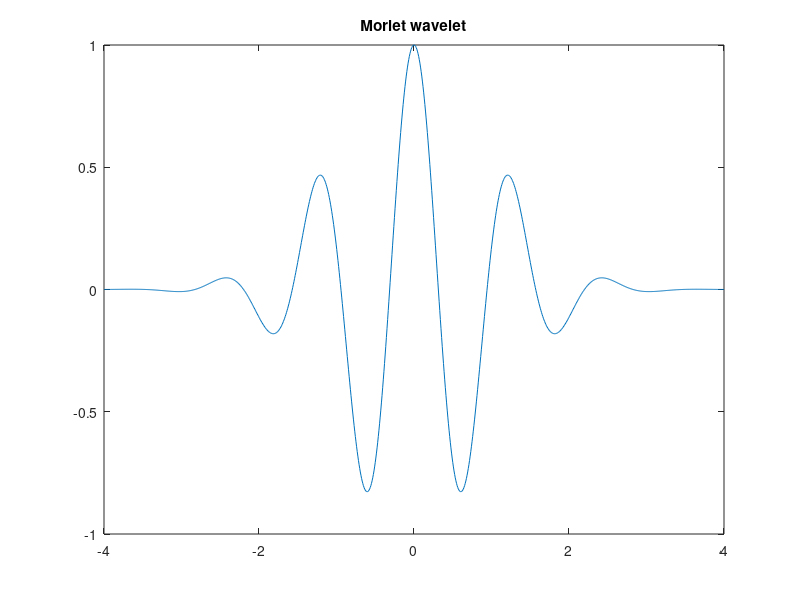

Recreate this plot in MATLAB.
% Set effective support and grid parameters. 
lb = -4; ub = 4; n = 1000; 
% Compute and plot Morlet wavelet. 
[psi,x] = morlet(lb,ub,n); 
plot(x,psi), title('Morlet wavelet')